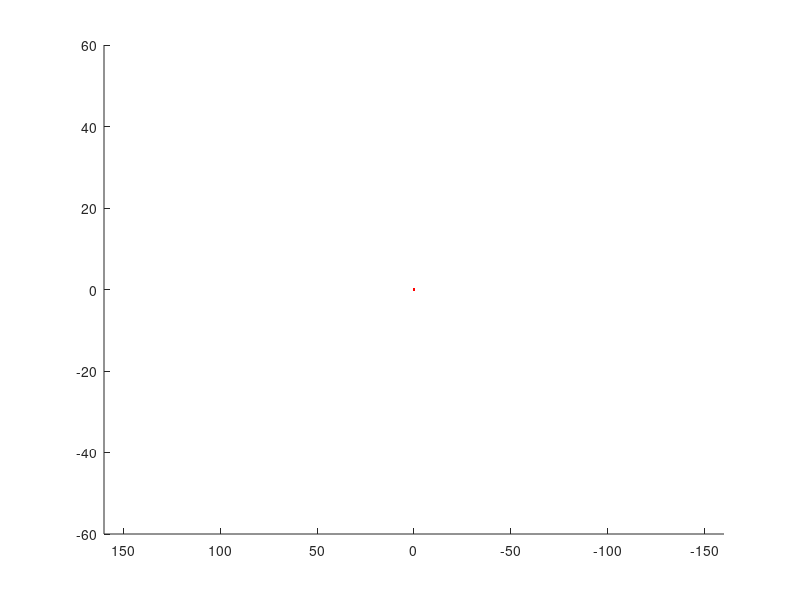

Write MATLAB code to recreate this figure. (Note: this script raises an error after producing the figure.)
   figure(1) ; clf();
   hp = plot3(0,0,0,'.');
   hold on
   hr = plot3(0,0,0,'r.');
   axis manual;
   axis([-160,160,-60,60, -5, 500]);
   view(180,-90);
   set(hp,'xdata',x,'ydata',y, 'zdata', z);
   set(hr,'xdata',x,'ydata',y, 'zdata', z);
   b = 0;
   %az = 0;
   %el = 90;
   
   %set(hp, 'axis',[0,78600,0,78600]);